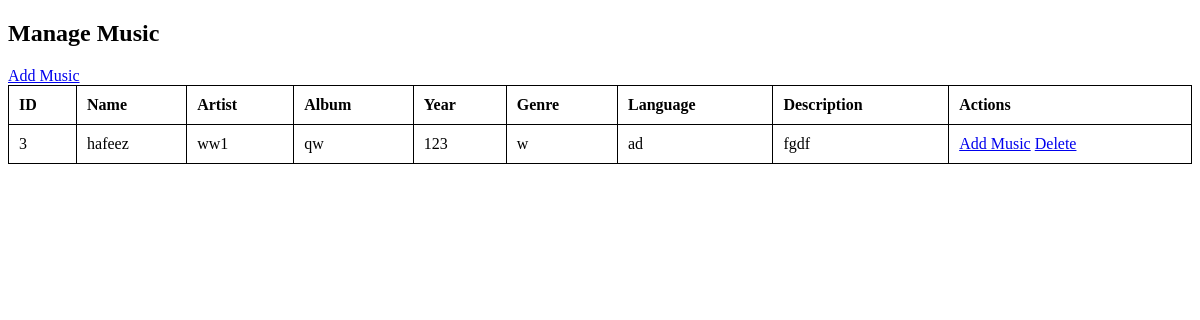
The app's page /admin_music_table.php (signed in), older data.
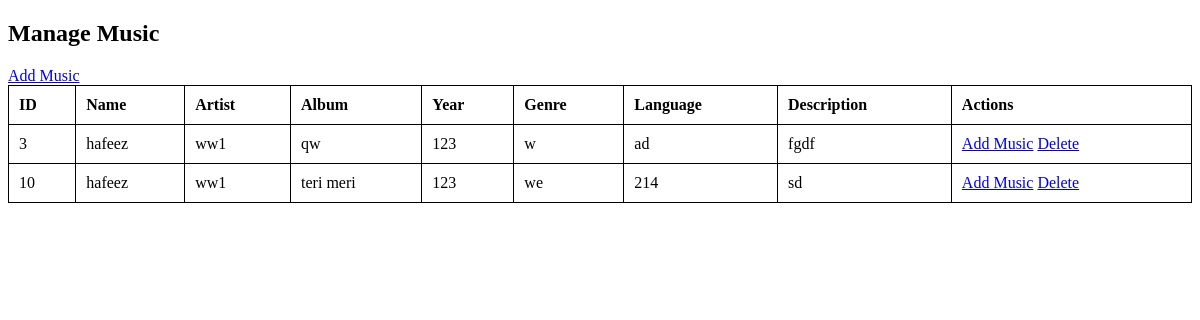
The same page, newer data.
### tables this page shows
CREATE TABLE `music` (
  `id` int(11) NOT NULL,
  `name` varchar(255) NOT NULL,
  `artist` varchar(255) NOT NULL,
  `album` varchar(255) DEFAULT NULL,
  `year` int(11) DEFAULT NULL,
  `genre` varchar(100) DEFAULT NULL,
  `language` varchar(50) DEFAULT NULL,
  `description` text DEFAULT NULL,
  `file_path` varchar(255) NOT NULL,
  `created_at` timestamp NOT NULL DEFAULT current_timestamp(),
  `user_id` int(11) DEFAULT NULL
);

### admin_music_table.php (the view, shortened to what this page needs)
<?php
include('config/db_connection.php');
$sql = "SELECT id, name, artist, album, year, genre, language, description, file_path, created_at, user_id FROM music";
$result = $mysqli->query($sql);
?>
<!DOCTYPE html>
<html lang="en">
<head>
</head>
<body>
    <h2>Manage Music</h2>
    <table>
        <tr>
            <th>ID</th>
            <th>Name</th>
            <th>Artist</th>
            <th>Album</th>
            <th>Year</th>
            <th>Genre</th>
            <th>Language</th>
            <th>Description</th>
            <th>Actions</th>
        </tr>
        <?php
        if ($result->num_rows > 0) {
            while($row = $result->fetch_assoc()) {
                echo "<tr>";
                echo "<td>" . $row['id'] . "</td>";
                echo "<td>" . htmlspecialchars($row['name']) . "</td>";
                echo "<td>" . htmlspecialchars($row['artist']) . "</td>";
                echo "<td>" . htmlspecialchars($row['album']) . "</td>";
                echo "<td>" . htmlspecialchars($row['year']) . "</td>";
                echo "<td>" . htmlspecialchars($row['genre']) . "</td>";
                echo "<td>" . htmlspecialchars($row['language']) . "</td>";
                echo "<td>" . htmlspecialchars($row['description']) . "</td>";
                echo "<td>
                        <a href='add_music.php?id=" . $row['id'] . "'>Add Music</a>
                        <a href='delete_music.php?id=" . $row['id'] . "' onclick=\"return confirm('Are you sure you want to delete this music?');\">Delete</a>
                      </td>";
                echo "</tr>";
            }
        } else {
            echo "<tr><td colspan='9'>No music records found.</td></tr>";
        }
        ?>
        <a href='add_music.php?id=" . $row['id'] . "'>Add Music</a>
    </table>
</body>
</html>

Row changes from the older to the newer data that the page shows:
added music: id "10", name "hafeez", artist "ww1", album "teri meri", year "123", genre "we", language "214", description "sd"
